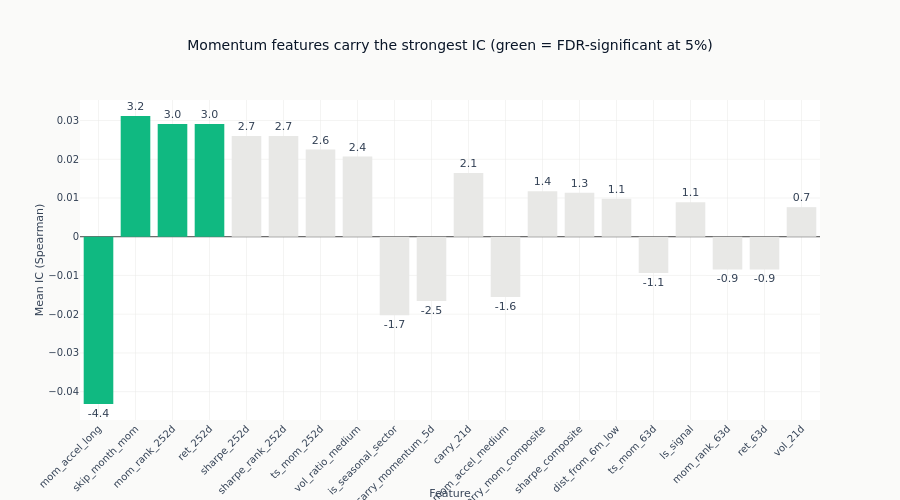

Notebook cell for this chart:
### Code cell
# IC bar chart (top 20 by absolute IC)
top_20 = (
    eval_summary.sort(pl.col("ic_mean").abs(), descending=True).head(20)
    if len(eval_summary) > 0
    else eval_summary.head(0)
)

colors = [
    style.COLORS["positive"] if sig else style.COLORS["silver_muted"]
    for sig in top_20["significant_fdr05"].to_list()
]
fig = go.Figure()
fig.add_trace(
    go.Bar(
        x=top_20["feature"].to_list(),
        y=top_20["ic_mean"].to_list(),
        marker_color=colors,
        text=[f"{t:.1f}" for t in top_20["hac_tstat"].to_list()],
        textposition="outside",
    )
)
fig.update_layout(
    title="Momentum features carry the strongest IC (green = FDR-significant at 5%)",
    xaxis_title="Feature",
    yaxis_title="Mean IC (Spearman)",
    template="ml4t",
    xaxis_tickangle=-45,
    height=500,
)
fig.show()

### Figure 1 — Plotly figure (JSON) as saved in the notebook; plotly's stock layout.template omitted (floating-point values rounded to 4 significant figures)
{"data": [{"marker": {"color": ["#10b981", "#10b981", "#10b981", "#10b981", "#e8e8e6", "#e8e8e6", "#e8e8e6", "#e8e8e6", "#e8e8e6", "#e8e8e6", "#e8e8e6", "#e8e8e6", "#e8e8e6", "#e8e8e6", "#e8e8e6", "#e8e8e6", "#e8e8e6", "#e8e8e6", "#e8e8e6", "#e8e8e6"]}, "text": ["-4.4", "3.2", "3.0", "3.0", "2.7", "2.7", "2.6", "2.4", "-1.7", "-2.5", "2.1", "-1.6", "1.4", "1.3", "1.1", "-1.1", "1.1", "-0.9", "-0.9", "0.7"], "textposition": "outside", "type": "bar", "x": ["mom_accel_long", "skip_month_mom", "mom_rank_252d", "ret_252d", "sharpe_252d", "sharpe_rank_252d", "ts_mom_252d", "vol_ratio_medium", "is_seasonal_sector", "carry_momentum_5d", "carry_21d", "mom_accel_medium", "carry_mom_composite", "sharpe_composite", "dist_from_6m_low", "ts_mom_63d", "ls_signal", "mom_rank_63d", "ret_63d", "vol_21d"], "y": [-0.04318, 0.03116, 0.02908, 0.02908, 0.02603, 0.02603, 0.02251, 0.02069, -0.02026, -0.01659, 0.01647, -0.01554, 0.01173, 0.01137, 0.009798, -0.009362, 0.008899, -0.008454, -0.008454, 0.007632]}], "layout": {"height": 500, "title": {"text": "Momentum features carry the strongest IC (green = FDR-significant at 5%)"}, "xaxis": {"tickangle": -45, "title": {"text": "Feature"}}, "yaxis": {"title": {"text": "Mean IC (Spearman)"}}}}
